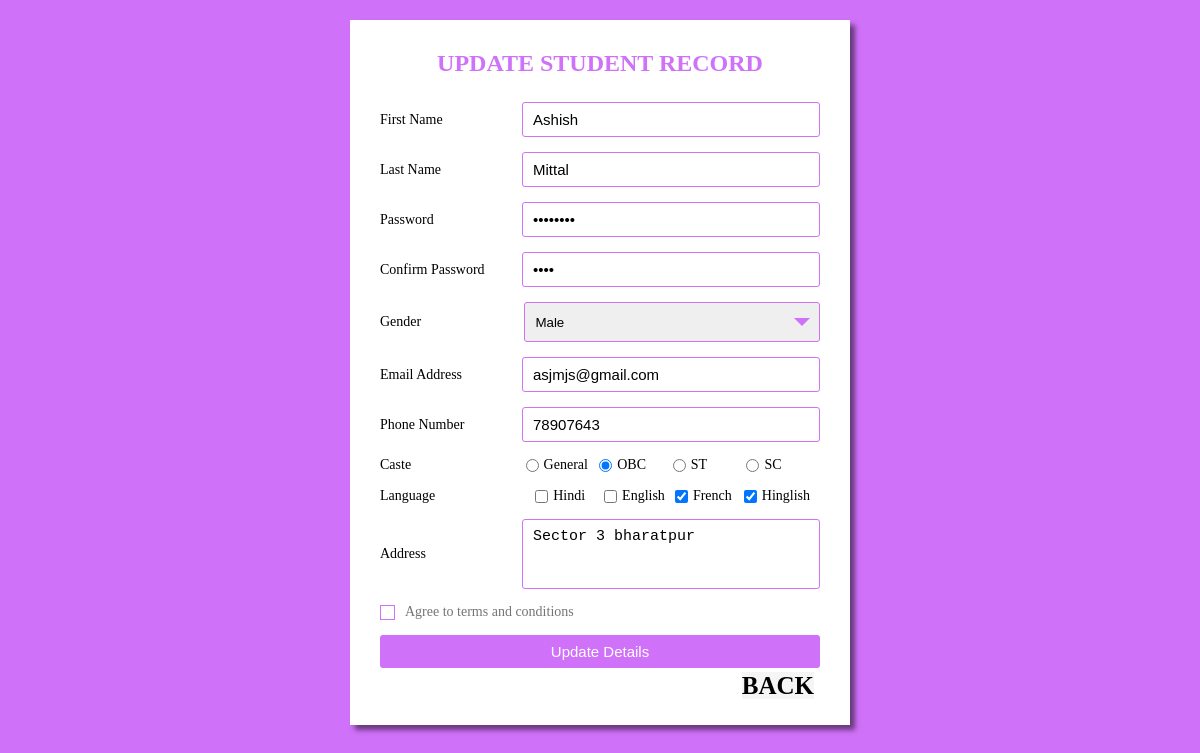
Page /update.php?id=8 (signed in) on the committed database.
### tables this page shows
CREATE TABLE `form` (
  `id` int(11) NOT NULL,
  `first_name` varchar(20) NOT NULL,
  `last_name` varchar(12) NOT NULL,
  `stu_image` varchar(255) NOT NULL,
  `password` varchar(100) NOT NULL,
  `con_pass` varchar(100) NOT NULL,
  `gender` varchar(11) NOT NULL,
  `email` varchar(255) NOT NULL,
  `phone` varchar(255) NOT NULL,
  `caste` varchar(10) NOT NULL,
  `language` varchar(255) NOT NULL,
  `address` varchar(255) NOT NULL
);

### update.php (the view, shortened to what this page needs)
<?php include("connection.php");
$id= $_GET["id"];
$sql= "SELECT * FROM form WHERE id= '$id'";
$data= mysqli_query($conn,$sql);
$result= mysqli_fetch_assoc($data);
$language1= explode(",", $result['language']);
?>
<!DOCTYPE html>
<html>
    <head>
        <link rel="stylesheet" href="style.css">
    </head>
    <body>
        <div class="container">
            <form action="" method="POST">
                <div class="title">
                   Update Student Record
                </div>
                <div class="form">
                    <div class="input_field">
                        <label for="first_name">First Name</label>
                        <input type="text" name="first_name" value="<?php echo $result['first_name'] ?>" class="input" required>
                    </div>
                    <div class="input_field">
                        <label for="last_name">Last Name</label>
                        <input type="text" name="last_name" value="<?php echo $result['last_name'] ?>" class="input" required>
                    </div>
                    <div class="input_field">
                        <label for="password">Password</label>
                        <input type="password" name="password" value="<?php echo $result['password'] ?>" class="input" required>
                    </div>
                    <div class="input_field">
                        <label for="c_password">Confirm Password</label>
                        <input type="password" name="c_password" value="<?php echo $result['con_pass'] ?>" class="input" required>
                    </div>
                    <div class="input_field">
                        <label for="gender">Gender</label>
                        <div class="custom_select">
                            <select name="gender" id="" required>
                                <option value="male" <?php if($result['gender'] == 'male'){ echo 'selected'; } ?> >Male</option>
                            </select>
                        </div>
                    </div>
                    <div class="input_field">
                        <label for="email">Email Address</label>
                        <input type="email" name="email" value="<?php echo $result['email'] ?>" class="input" required>
                    </div>
                    <div class="input_field">
                        <label for="phone">Phone Number</label>
                        <input type="text" name="phone" value="<?php echo $result['phone'] ?>" class="input" required>
                    </div>
                    <div class="input_field">
                        <label style="margin-right: 100px;">Caste</label>
                        <input type="radio" name="r1" value="General" required <?= ($result['caste'] == 'General')?'checked':'' ?>><label style="margin-left: 5px;" >General</label>
                        <input type="radio" name="r1" value="OBC" required <?= ($result['caste'] == 'OBC')?'checked':'' ?>><label style="margin-left: 5px;" >OBC</label>
                        <input type="radio" name="r1" value="ST" required <?= ($result['caste'] == 'ST')?'checked':'' ?>><label style="margin-left: 5px;" >ST</label>
                        <input type="radio" name="r1" value="SC" required <?= ($result['caste'] == 'SC')?'checked':'' ?>><label style="margin-left: 5px;" >SC</label>
                    </div>
                    <div class="input_field">
                        <label style="margin-right: 100px;">Language</label>
                        <input   type="checkbox" name="language[]" value="Hindi"
                            <?php
                                if(in_array('Hindi', $language1)){
                                    echo "checked";
                                }
                            ?>
                        >
                        <label style="margin-left: 5px;" >Hindi</label>
                        <input type="checkbox" name="language[]" value="English"
                            <?php
                                if(in_array('English', $language1)){
                                    echo "checked";
                                }
                            ?>
                        >
                        <label style="margin-left: 5px;" >English</label>
                        <input type="checkbox" name="language[]" value="French"
                            <?php
                                if(in_array('French', $language1)){
                                    echo "checked";
                                }
                            ?>
                        >
                        <label style="margin-left: 5px;" >French</label>
                        <input type="checkbox" name="language[]" value="Hinglish"
                        <?php
                                if(in_array('Hinglish', $language1)){
                                    echo "checked";
                                }
                            ?>
                        >
                        <label style="margin-left: 5px;" >Hinglish</label>
                    </div>
                    <div class="input_field">
                        <label for="address">Address</label>
                    <textarea class="textarea" name="address" required ><?php echo $result['address'] ?></textarea>
                    </div>
                    <div class="input_field terms">
                        <label class="check">
                            <span class="checkmark"></span>
                        </label>
                        <p>Agree to terms and conditions</p>
                    </div>
                    <div class="input_field ">
                            <input type="submit" value="Update Details" name="update" class="btn">
                    </div>
                </div>
            </form>
            <div  style="display: block; height: 22px; padding: 4px 6px; font-size: 14px; margin-bottom: 5px;text-transform: uppercase; text-align: right;">
                <a href=users.php style="text-decoration: none;" ><span style=" background-color: whitesmoke; color: black; font-weight: bold; font-size: 25px;">Back</span></a>
            </div>
        </div>
    </body>
</html>

### style.css (style rules this page uses)
* { padding: 0; margin: 0; box-sizing: border-box; }
body { background-color: #D071F9; padding: 0 10px; }
.container { max-width: 500px; width: 100%; background-color: white; margin: 20px auto; padding: 30px; box-shadow: 5px 5px 5px rgba(0,0,0,0.5); }
.container .title { font-size: 24px; font-weight: 700; margin-bottom: 25px; color: #D071F9; text-transform: uppercase; text-align: center; }
.container .form { width: 100%; }
.container .form .input_field { margin-bottom: 15px; display: flex; align-items: center; }
.container .form .input_field label { width: 200px; margin-right: 10px; font-size: 14px; }
.container .form .input_field .input, .container .form .input_field .textarea { outline: none; width: 100%; border: 1px solid #D071F9; font-size: 15px; padding: 8px 10px; border-radius: 3px; transition: all 0.5s ease; }
.container .form .input_field .textarea { resize: none; height: 70px; }
.container .form .input_field .custom_select { position: relative; width: 100%; height: 40px; }
.container .form .input_field .custom_select select { -webkit-appearance: none; appearance: none; width: 100%; padding: 8px 10px; height: 40px; border: 1px solid #D071F9; border-radius: 3px; outline: none; }
.container .form .input_field .custom_select::before { content: ""; position: absolute; top: 16px; right: 10px; border: 8px solid black; border-color: #D071F9 transparent transparent transparent; pointer-events: none; }
.container .form .input_field p { font-size: 14px; color: #757575; }
.container .form .input_field .check { width: 15px; height: 15px; position: relative; display: block; cursor: pointer; }
.container .form .input_field .check .checkmark { width: 15px; height: 15px; border: 1px solid #D071F9; display: block; position: relative; }
.container .form .input_field .check .checkmark::before { content: ""; position: absolute; top: 1px; left: 2px; width: 5px; height: 2px; border: 2px solid ; border-color: transparent transparent white white; transform: rotate(-45deg); }
.container .form .input_field .btn { width: 100%; padding: 8px 10px; font-size: 15px; border: 0; background: #D071F9; color: white; cursor: pointer; border-radius: 3px; outline: none; }
.container .form .input_field:last-child { margin-bottom: 0; }

### rows in the picture
form: first_name "Ashish", last_name "Mittal", gender "Male", email "asjmjs@gmail.com", phone "78907643", caste "☑", language "☑", address "Sector 3 bharatpur"
